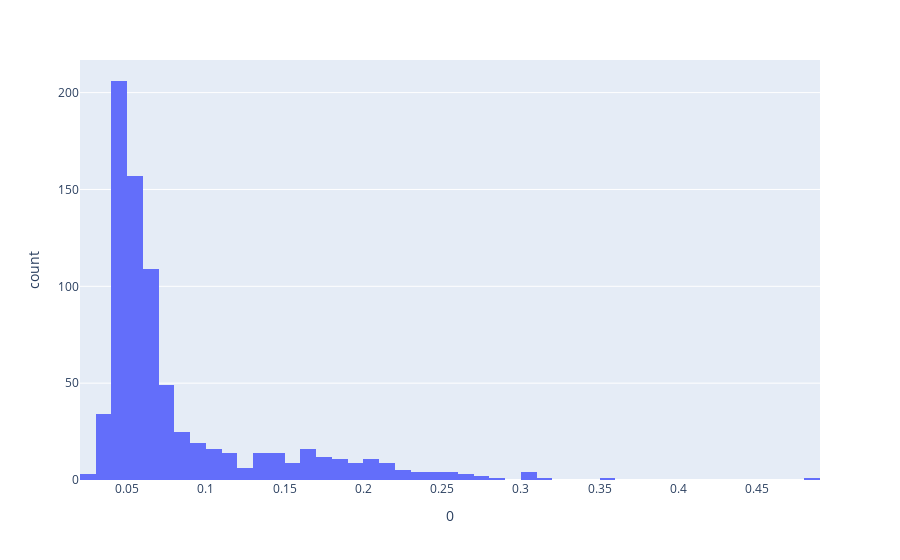

Source (notebook cell):
### Code cell
px.histogram(pd.DataFrame(y_pred_val), x=0)

### Figure 1 — Plotly figure (JSON) as saved in the notebook; plotly's stock layout.template omitted (floating-point values rounded to 4 significant figures; data arrays with more than 128 entries replaced by an {"elided": "..."} marker saying what was removed)
{"data": [{"alignmentgroup": "True", "bingroup": "x", "hovertemplate": "0=%{x}<br>count=%{y}<extra></extra>", "legendgroup": "", "marker": {"color": "#636efa"}, "name": "", "offsetgroup": "", "orientation": "v", "showlegend": false, "type": "histogram", "x": {"elided": "773 float values"}, "xaxis": "x", "yaxis": "y"}], "layout": {"barmode": "relative", "legend": {"tracegroupgap": 0}, "margin": {"t": 60}, "xaxis": {"anchor": "y", "domain": [0, 1], "title": {"text": "0"}}, "yaxis": {"anchor": "x", "domain": [0, 1], "title": {"text": "count"}}}}
